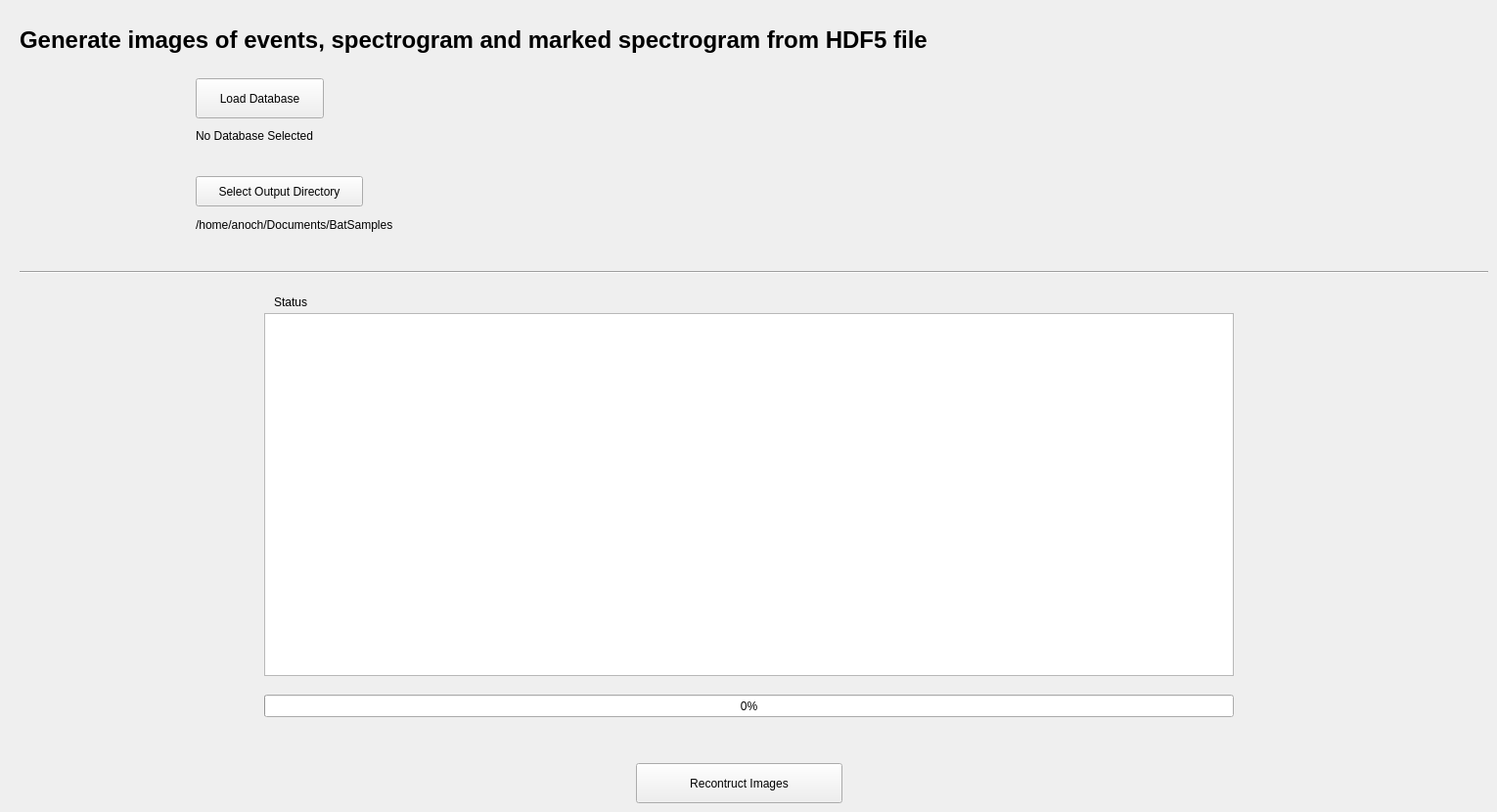
    <widget class="QWidget" name="tab_reconstructor">
     <property name="enabled">
      <bool>true</bool>
     </property>
     <attribute name="title">
      <string>Reconstructor</string>
     </attribute>
     <widget class="QLabel" name="label_Const_Recontructor">
      <property name="geometry">
       <rect>
        <x>20</x>
        <y>10</y>
        <width>1031</width>
        <height>61</height>
       </rect>
      </property>
      <property name="font">
       <font>
        <pointsize>18</pointsize>
        <weight>75</weight>
        <bold>true</bold>
       </font>
      </property>
      <property name="text">
       <string>Generate images of events, spectrogram and marked spectrogram from HDF5 file</string>
      </property>
     </widget>
     <widget class="QPushButton" name="button_loaddatabaseReconstruct">
      <property name="geometry">
       <rect>
        <x>200</x>
        <y>80</y>
        <width>131</width>
        <height>41</height>
       </rect>
      </property>
      <property name="text">
       <string>Load Database</string>
      </property>
     </widget>
     <widget class="QLabel" name="label_database_name_Reconstruct">
      <property name="geometry">
       <rect>
        <x>200</x>
        <y>130</y>
        <width>931</width>
        <height>17</height>
       </rect>
      </property>
      <property name="text">
       <string>No Database Selected</string>
      </property>
     </widget>
     <widget class="QLabel" name="label_outputDirectory_Reconstruct">
      <property name="geometry">
       <rect>
        <x>200</x>
        <y>220</y>
        <width>811</width>
        <height>20</height>
       </rect>
      </property>
      <property name="text">
       <string>/home/anoch/Documents/BatSamples</string>
      </property>
     </widget>
     <widget class="QPushButton" name="pushButton_SetOutputDirectory_Reconstruct">
      <property name="geometry">
       <rect>
        <x>200</x>
        <y>180</y>
        <width>171</width>
        <height>31</height>
       </rect>
      </property>
      <property name="whatsThis">
       <string>Select the output directory where all the generated files will be saved to</string>
      </property>
      <property name="text">
       <string>Select Output Directory</string>
      </property>
     </widget>
     <widget class="Line" name="line_20">
      <property name="geometry">
       <rect>
        <x>20</x>
        <y>270</y>
        <width>1501</width>
        <height>16</height>
       </rect>
      </property>
      <property name="orientation">
       <enum>Qt::Horizontal</enum>
      </property>
     </widget>
     <widget class="QPushButton" name="button_Recontructor">
      <property name="geometry">
       <rect>
        <x>650</x>
        <y>780</y>
        <width>211</width>
        <height>41</height>
       </rect>
      </property>
      <property name="text">
       <string>Recontruct Images</string>
      </property>
      <property name="checkable">
       <bool>false</bool>
      </property>
     </widget>
     <widget class="QTextEdit" name="textEdit_overview_Recontructor">
      <property name="geometry">
       <rect>
        <x>270</x>
        <y>320</y>
        <width>991</width>
        <height>371</height>
       </rect>
      </property>
      <property name="font">
       <font>
        <pointsize>12</pointsize>
        <weight>75</weight>
        <bold>true</bold>
       </font>
      </property>
      <property name="lineWrapMode">
       <enum>QTextEdit::NoWrap</enum>
      </property>
      <property name="readOnly">
       <bool>true</bool>
      </property>
     </widget>
     <widget class="QProgressBar" name="progressBar_Recontructor">
      <property name="geometry">
       <rect>
        <x>270</x>
        <y>710</y>
        <width>991</width>
        <height>23</height>
       </rect>
      </property>
      <property name="value">
       <number>0</number>
      </property>
     </widget>
     <widget class="QLabel" name="label_status_Recontructor">
      <property name="geometry">
       <rect>
        <x>280</x>
        <y>300</y>
        <width>66</width>
        <height>17</height>
       </rect>
      </property>
      <property name="text">
       <string>Status</string>
      </property>
     </widget>
    </widget>
